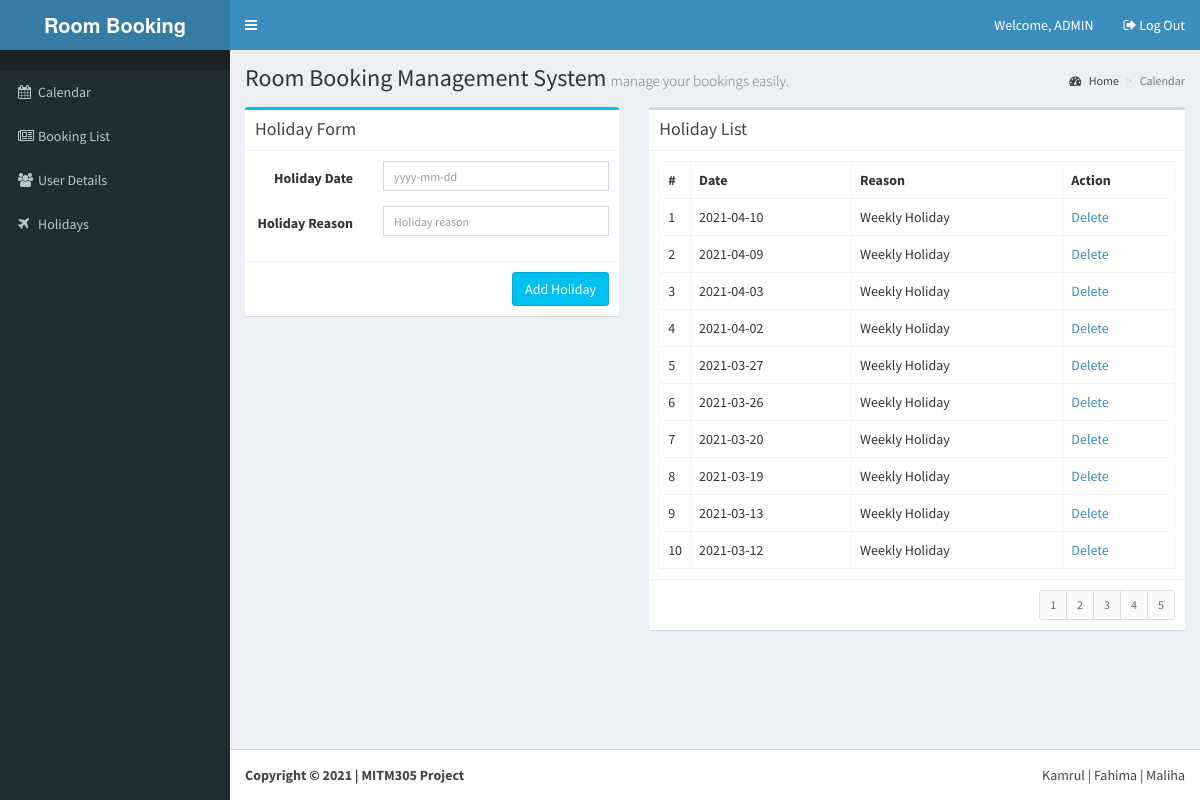
/views/?v=HOLY&page=2 (signed in), run on the app's committed database.
### tables this page shows
CREATE TABLE `tbl_holidays` (
  `id` int(10) NOT NULL,
  `date` varchar(20) NOT NULL,
  `reason` varchar(100) NOT NULL,
  `bdate` varchar(100) NOT NULL
);

### views/index.php (called while the page is built, shortened)
<?php
require_once '../library/functions.php';
require_once '../include/template.php';
?>

### library/database.php (called while the page is built, shortened)
<?php
require_once 'config.php';
$dbConn = mysqli_connect ($dbHost, $dbUser, $dbPass,$dbName);
function dbQuery($sql)
{
	global $dbConn;
	$result = mysqli_query($dbConn,$sql);
	return $result;
}
function dbFetchAssoc($result)
{
	return mysqli_fetch_assoc($result);
}
function dbNumRows($result)
{
	return mysqli_num_rows($result);
}
?>

### views/holidayslist.php (the view, shortened to what this page needs)
<?php
$records = getHolidayRecords();
?>
<div class="box">
  <div class="box-header with-border">
    <h3 class="box-title">Holiday List</h3>
  </div>
  <div class="box-body">
    <table class="table table-bordered">
      <tr>
        <th style="width: 10px">#</th>
        <th>Date</th>
        <th>Reason</th>
        <th>Action</th>
      </tr>
      <?php
	  $idx = 1;
	  foreach($records as $rec) {
	  	extract($rec);
	  ?>
      <tr>
        <td><?php echo $idx++; ?></td>
        <td><?php echo $hdate; ?></a></td>
        <td><?php echo $hreason; ?></td>
        <td><a href="javascript:deleteHoliday('<?php echo $hid ?>');">Delete</a></td>
      </tr>
      <?php } ?>
    </table>
  </div>
  <div class="box-footer clearfix">
    <?php echo generateHolidayPagination(); ?> </div>
</div>

### data on the page
tbl_holidays: date "2021-04-10", reason "Weekly Holiday"
tbl_holidays: date "2021-04-09", reason "Weekly Holiday"
tbl_holidays: date "2021-04-03", reason "Weekly Holiday"
tbl_holidays: date "2021-04-02", reason "Weekly Holiday"
tbl_holidays: date "2021-03-27", reason "Weekly Holiday"
tbl_holidays: date "2021-03-26", reason "Weekly Holiday"
tbl_holidays: date "2021-03-20", reason "Weekly Holiday"
tbl_holidays: date "2021-03-19", reason "Weekly Holiday"
tbl_holidays: date "2021-03-13", reason "Weekly Holiday"
tbl_holidays: date "2021-03-12", reason "Weekly Holiday"

### other printed values
$_SESSION['calendar_fd_user']['name'] "ADMIN"
